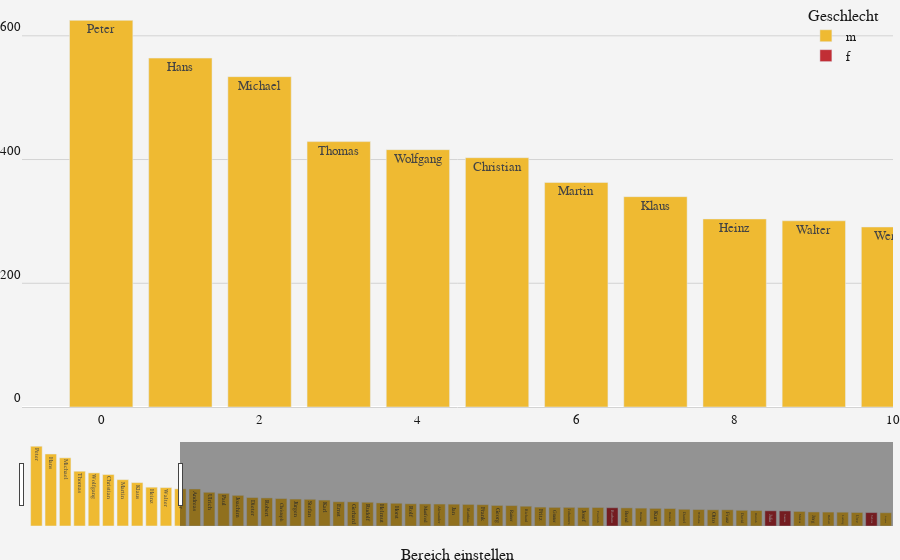

This figure's notebook cell:
### Code cell
fig.update_layout(
        paper_bgcolor = "#f4f4f4",
        font = {"color":"#181818", "family" : "futura", "size": 13 },
        showlegend = True,
        plot_bgcolor = "#f4f4f4",
        margin = {"t": 0, "b": 0, "l": 0, "r": 0},
        hovermode = "x", 
        hoverlabel = {"bgcolor": "white", "bordercolor" : "white", "font_color": "black"},
        legend = dict(
            bgcolor = "rgba(0,0,0,0)",
            title = "Geschlecht",
            x = 0.9, y = 1,
            bordercolor = "rgba(0,0,0,0)",
            borderwidth = 0,
        ),)


fig.update_yaxes(ticklabelposition="outside top", title = None,
        gridcolor = "lightgrey", nticks = 4)

fig.update_xaxes(
    rangeslider_visible=True, range = (-1,10),
    ticklabelposition="outside top",
    showspikes = True, spikecolor = "grey", spikethickness = 2, spikemode = "across", 
    spikedash = "solid",
    linecolor = "lightgray",
    showgrid = False,
    title = "Bereich einstellen",
    )
fig.update_traces(
    hovertemplate = "<b>%{y} %{text}'s</b> <br>Platz: %{x} ",
)

### Figure 1 — Plotly figure (JSON) as saved in the notebook; plotly's stock layout.template omitted (floating-point values rounded to 4 significant figures)
{"data": [{"alignmentgroup": "True", "hovertemplate": "<b>%{y} %{text}'s</b> <br>Platz: %{x} ", "legendgroup": "m", "marker": {"color": "#efba32"}, "name": "m", "offsetgroup": "m", "orientation": "v", "showlegend": true, "text": ["Peter", "Hans", "Michael", "Thomas", "Wolfgang", "Christian", "Martin", "Klaus", "Heinz", "Walter", "Werner", "Andreas", "Ulrich", "Paul", "Joachim", "Dieter", "Robert", "Christoph", "Jürgen", "Stefan", "Karl", "Ernst", "Gerhard", "Rudolf", "Helmut", "Horst", "Rolf", "Manfred", "Alexander", "Jan", "Matthias", "Frank", "Georg", "Rainer", "Richard", "Fritz", "Günter", "Johannes", "Josef", "Friedrich", "Bernd", "Hermann", "Kurt", "Heinrich", "Daniel", "Wilhelm", "Otto", "Franz", "David", "Dietrich", "Markus", "Jörg", "Herbert", "Ludwig", "Uwe", "Stephan"], "textposition": "auto", "type": "bar", "x": [0, 1, 2, 3, 4, 5, 6, 7, 8, 9, 10, 11, 12, 13, 14, 15, 16, 17, 18, 19, 20, 21, 22, 23, 24, 25, 26, 27, 28, 29, 30, 31, 32, 33, 34, 35, 36, 37, 38, 39, 41, 42, 43, 44, 45, 46, 47, 48, 49, 50, 53, 54, 55, 56, 57, 59], "xaxis": "x", "y": [625, 564, 534, 429, 416, 403, 363, 340, 304, 301, 291, 290, 264, 256, 240, 223, 220, 215, 211, 209, 203, 190, 189, 186, 181, 178, 174, 173, 172, 171, 169, 167, 161, 160, 155, 148, 146, 146, 145, 145, 142, 140, 138, 137, 131, 129, 127, 127, 123, 121, 114, 110, 109, 108, 106, 104], "yaxis": "y"}, {"alignmentgroup": "True", "hovertemplate": "<b>%{y} %{text}'s</b> <br>Platz: %{x} ", "legendgroup": "f", "marker": {"color": "#c12e35"}, "name": "f", "offsetgroup": "f", "orientation": "v", "showlegend": true, "text": ["Barbara", "Julia", "Susanne", "Sabine"], "textposition": "auto", "type": "bar", "x": [40, 51, 52, 58], "xaxis": "x", "y": [143, 119, 118, 105], "yaxis": "y"}], "layout": {"barmode": "relative", "font": {"color": "#181818", "family": "futura", "size": 13}, "hoverlabel": {"bgcolor": "white", "bordercolor": "white", "font": {"color": "black"}}, "hovermode": "x", "legend": {"bgcolor": "rgba(0,0,0,0)", "bordercolor": "rgba(0,0,0,0)", "borderwidth": 0, "title": {"text": "Geschlecht"}, "tracegroupgap": 0, "x": 0.9, "y": 1}, "margin": {"b": 0, "l": 0, "r": 0, "t": 0}, "paper_bgcolor": "#f4f4f4", "plot_bgcolor": "#f4f4f4", "showlegend": true, "xaxis": {"anchor": "y", "domain": [0, 1], "linecolor": "lightgray", "range": [-1, 10], "rangeslider": {"visible": true}, "showgrid": false, "showspikes": true, "spikecolor": "grey", "spikedash": "solid", "spikemode": "across", "spikethickness": 2, "ticklabelposition": "outside top", "title": {"text": "Bereich einstellen"}}, "yaxis": {"anchor": "x", "domain": [0, 1], "gridcolor": "lightgrey", "nticks": 4, "ticklabelposition": "outside top", "title": {}}}}
